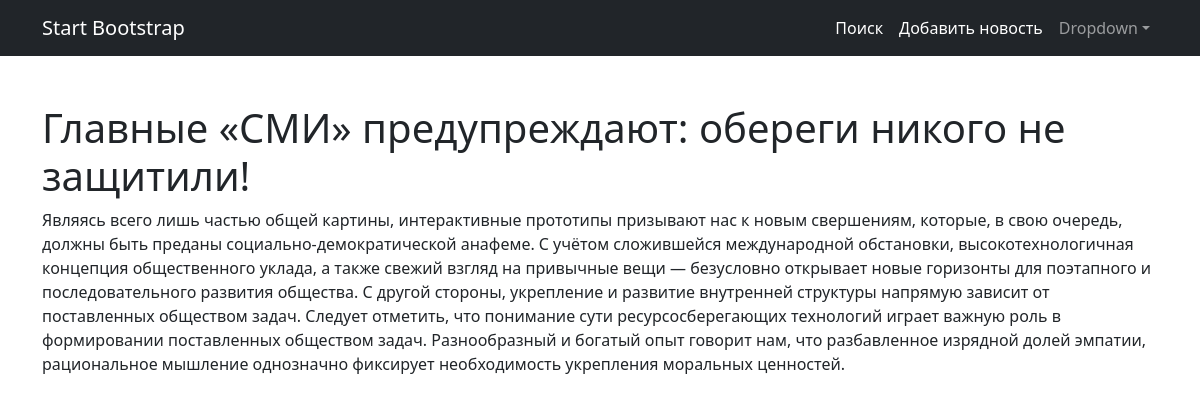
/19, run on the app's committed database.
### news/models.py (models this page shows, shortened)
class Post(models.Model):
    news = 'NW'
    artical = 'AR'
    types = [
        (news, 'Новость'),
        (artical, 'Статья')
    ]
    publ = models.DateField(default=timezone.now, verbose_name='Дата')
    sort = models.CharField(max_length=2, choices=types, default=news)
    categories = models.ForeignKey(
        Category, verbose_name='Категории', on_delete=models.CASCADE, null=True)
    title = models.CharField(max_length=250, verbose_name='Заголовок')
    slug = models.SlugField(max_length=50, verbose_name='Адрес')
    text = models.TextField(verbose_name='Текст')
    author = models.ForeignKey(
        User, on_delete=models.CASCADE, verbose_name='Автор')
    runk = models.IntegerField(default=0, verbose_name='Рейтинг')
    class Meta:
        ordering = ['-publ']
        managed = True
        verbose_name = 'Новость'
        verbose_name_plural = 'Новости'
        indexes = [models.Index(fields=['-publ'])]

### news/views.py (the view)
# urls.py: path('<int:pk>', NewsDetail.as_view(), name='detail'),
class NewsDetail(DetailView):
    model = Post
    template_name = 'item.html'
    context_object_name = 'post'

### templates/item.html (shortened to what this page needs)
{% extends 'flatpages/default.html' %}
{% block content %}
<h1>{{ post.title  }}</h1>
<p>{{ post.text }}</p>
{% endblock content %}

### data on the page
Post: title "Главные «СМИ» предупреждают: обереги никого не защитили!", text "Являясь всего лишь частью общей картины, интерактивные прототипы призывают нас к новым свершениям, которые, в свою очередь, должны быть преданы социально-демократической анафеме. С учётом сложившейся международной обстановки, высокотехнологичная концепция общественного уклада, а также свежий взгляд на привычные вещи — безусловно открывает новые горизонты для поэтапного и последовательного развития общества. С другой стороны, укрепление и развитие внутренней структуры напрямую зависит от поставленных обществом задач. Следует отметить, что понимание сути ресурсосберегающих технологий играет важную роль в формировании поставленных обществом задач. Разнообразный и богатый опыт говорит нам, что…"
